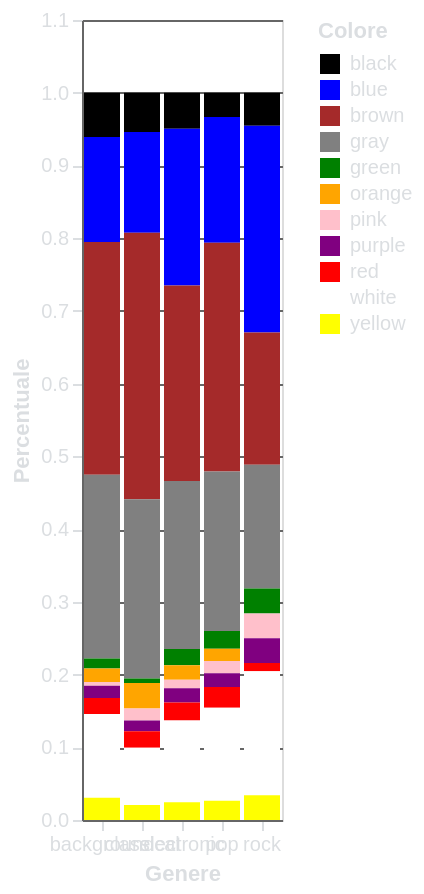

Write a Vega-Lite specification for this figure.
### Vega-Lite specification from a JSON file in a GitHub repository (floating-point values rounded to 4 significant figures)
{"$schema": "https://vega.github.io/schema/vega-lite/v5.17.0.json", "config": {"axis": {"labelAngle": 0, "domainColor": "#666666", "gridColor": "#666666", "labelColor": "#DBDEE1", "tickColor": "#DBDEE1", "titleColor": "#DBDEE1"}, "background": "transparent", "legend": {"labelColor": "#DBDEE1", "titleColor": "#DBDEE1"}, "title": {"color": "#DBDEE1", "fontSize": 16}}, "data": {"name": "data-c4043c2359094259758aaba27fe984fe"}, "datasets": {"data-c4043c2359094259758aaba27fe984fe": [{"Colore": "black", "Genere": "background", "Percentuale": 0.06102}, {"Colore": "black", "Genere": "classical", "Percentuale": 0.05383}, {"Colore": "black", "Genere": "electronic", "Percentuale": 0.04956}, {"Colore": "black", "Genere": "pop", "Percentuale": 0.03349}, {"Colore": "black", "Genere": "rock", "Percentuale": 0.04545}, {"Colore": "blue", "Genere": "background", "Percentuale": 0.1441}, {"Colore": "blue", "Genere": "classical", "Percentuale": 0.1387}, {"Colore": "blue", "Genere": "electronic", "Percentuale": 0.2154}, {"Colore": "blue", "Genere": "pop", "Percentuale": 0.1728}, {"Colore": "blue", "Genere": "rock", "Percentuale": 0.2841}, {"Colore": "brown", "Genere": "background", "Percentuale": 0.3203}, {"Colore": "brown", "Genere": "classical", "Percentuale": 0.3665}, {"Colore": "brown", "Genere": "electronic", "Percentuale": 0.2689}, {"Colore": "brown", "Genere": "pop", "Percentuale": 0.3147}, {"Colore": "brown", "Genere": "rock", "Percentuale": 0.1818}, {"Colore": "gray", "Genere": "background", "Percentuale": 0.2525}, {"Colore": "gray", "Genere": "classical", "Percentuale": 0.2464}, {"Colore": "gray", "Genere": "electronic", "Percentuale": 0.2311}, {"Colore": "gray", "Genere": "pop", "Percentuale": 0.219}, {"Colore": "gray", "Genere": "rock", "Percentuale": 0.1705}, {"Colore": "green", "Genere": "background", "Percentuale": 0.01356}, {"Colore": "green", "Genere": "classical", "Percentuale": 0.006211}, {"Colore": "green", "Genere": "electronic", "Percentuale": 0.02237}, {"Colore": "green", "Genere": "pop", "Percentuale": 0.02468}, {"Colore": "green", "Genere": "rock", "Percentuale": 0.03409}, {"Colore": "orange", "Genere": "background", "Percentuale": 0.01864}, {"Colore": "orange", "Genere": "classical", "Percentuale": 0.0352}, {"Colore": "orange", "Genere": "electronic", "Percentuale": 0.01974}, {"Colore": "orange", "Genere": "pop", "Percentuale": 0.01675}, {"Colore": "orange", "Genere": "rock", "Percentuale": 0.0}, {"Colore": "pink", "Genere": "background", "Percentuale": 0.005085}, {"Colore": "pink", "Genere": "classical", "Percentuale": 0.01656}, {"Colore": "pink", "Genere": "electronic", "Percentuale": 0.01184}, {"Colore": "pink", "Genere": "pop", "Percentuale": 0.01675}, {"Colore": "pink", "Genere": "rock", "Percentuale": 0.03409}, {"Colore": "purple", "Genere": "background", "Percentuale": 0.01695}, {"Colore": "purple", "Genere": "classical", "Percentuale": 0.01449}, {"Colore": "purple", "Genere": "electronic", "Percentuale": 0.01974}, {"Colore": "purple", "Genere": "pop", "Percentuale": 0.01895}, {"Colore": "purple", "Genere": "rock", "Percentuale": 0.03409}, {"Colore": "red", "Genere": "background", "Percentuale": 0.02203}, {"Colore": "red", "Genere": "classical", "Percentuale": 0.02277}, {"Colore": "red", "Genere": "electronic", "Percentuale": 0.02456}, {"Colore": "red", "Genere": "pop", "Percentuale": 0.02865}, {"Colore": "red", "Genere": "rock", "Percentuale": 0.01136}, {"Colore": "white", "Genere": "background", "Percentuale": 0.1153}, {"Colore": "white", "Genere": "classical", "Percentuale": 0.07867}, {"Colore": "white", "Genere": "electronic", "Percentuale": 0.1123}, {"Colore": "white", "Genere": "pop", "Percentuale": 0.1278}, {"Colore": "white", "Genere": "rock", "Percentuale": 0.1705}, {"Colore": "yellow", "Genere": "background", "Percentuale": 0.03051}, {"Colore": "yellow", "Genere": "classical", "Percentuale": 0.0207}, {"Colore": "yellow", "Genere": "electronic", "Percentuale": 0.02456}, {"Colore": "yellow", "Genere": "pop", "Percentuale": 0.02644}, {"Colore": "yellow", "Genere": "rock", "Percentuale": 0.03409}]}, "encoding": {"color": {"field": "Colore", "scale": {"domain": ["black", "blue", "brown", "gray", "green", "orange", "pink", "purple", "red", "white", "yellow"], "range": ["black", "blue", "brown", "gray", "green", "orange", "pink", "purple", "red", "white", "yellow"]}, "type": "nominal"}, "tooltip": [{"field": "Genere", "type": "nominal"}, {"field": "Colore", "type": "nominal"}, {"field": "Percentuale", "format": ".2f", "type": "quantitative"}], "x": {"field": "Genere", "title": "Genere", "type": "nominal"}, "y": {"field": "Percentuale", "title": "Percentuale", "type": "quantitative"}}, "height": 400, "mark": {"type": "bar"}}
